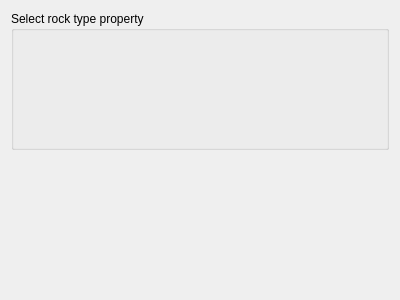
<?xml version="1.0" encoding="UTF-8"?>
<ui version="4.0">
 <class>Form</class>
 <widget class="QWidget" name="Form">
  <property name="geometry">
   <rect>
    <x>0</x>
    <y>0</y>
    <width>400</width>
    <height>300</height>
   </rect>
  </property>
  <property name="windowTitle">
   <string>Form</string>
  </property>
  <property name="AlgorithmCategory" stdset="0">
   <string>LPM-Geomod_Suite</string>
  </property>
  <property name="AlgorithmDescription" stdset="0">
   <string>calculates indicator properties</string>
  </property>
  <layout class="QGridLayout" name="gridLayout">
   <item row="0" column="0">
    <widget class="QGroupBox" name="groupBox">
     <property name="title">
      <string>Select rock type property</string>
     </property>
     <layout class="QGridLayout" name="gridLayout_2">
      <item row="0" column="0">
       <widget class="PropertySelectorNoRegion" name="rt_prop"/>
      </item>
      <item row="1" column="0">
       <spacer name="verticalSpacer">
        <property name="orientation">
         <enum>Qt::Vertical</enum>
        </property>
        <property name="sizeHint" stdset="0">
         <size>
          <width>20</width>
          <height>40</height>
         </size>
        </property>
       </spacer>
      </item>
     </layout>
    </widget>
   </item>
   <item row="1" column="0">
    <spacer name="verticalSpacer_2">
     <property name="orientation">
      <enum>Qt::Vertical</enum>
     </property>
     <property name="sizeHint" stdset="0">
      <size>
       <width>20</width>
       <height>40</height>
      </size>
     </property>
    </spacer>
   </item>
  </layout>
 </widget>
 <customwidgets>
  <customwidget>
   <class>PropertySelectorNoRegion</class>
   <extends>QWidget</extends>
   <header>qtplugins/selectors.h</header>
  </customwidget>
 </customwidgets>
 <resources/>
 <connections/>
</ui>
